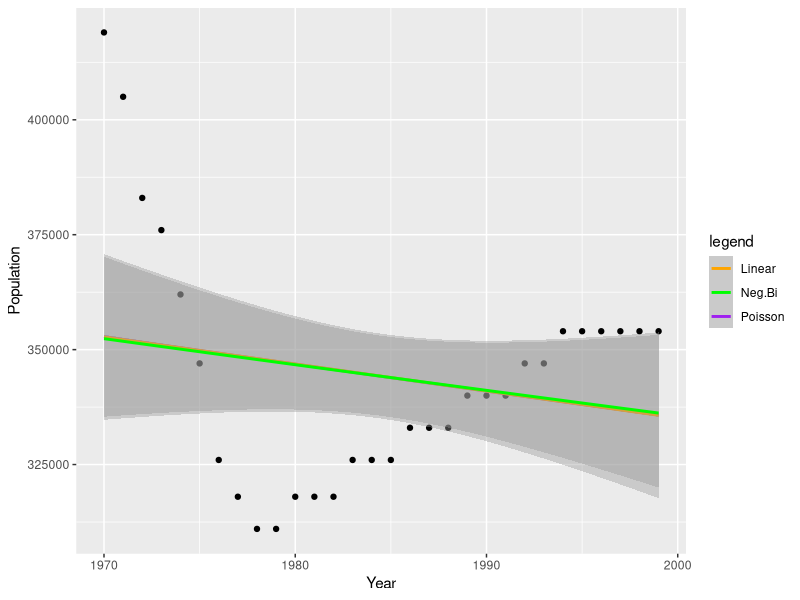
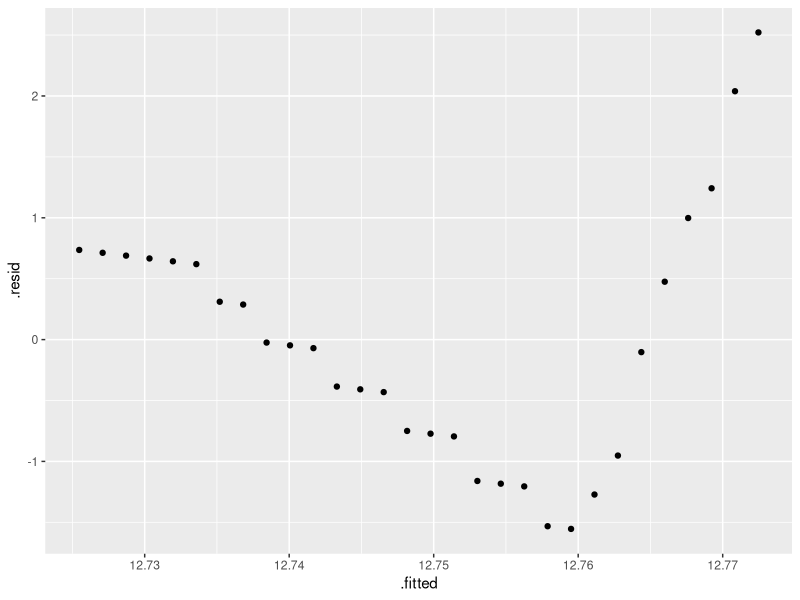
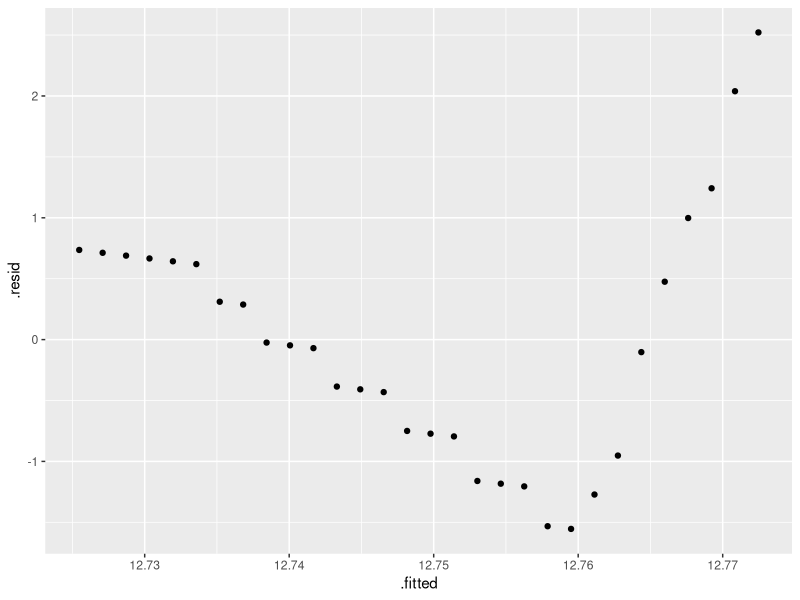
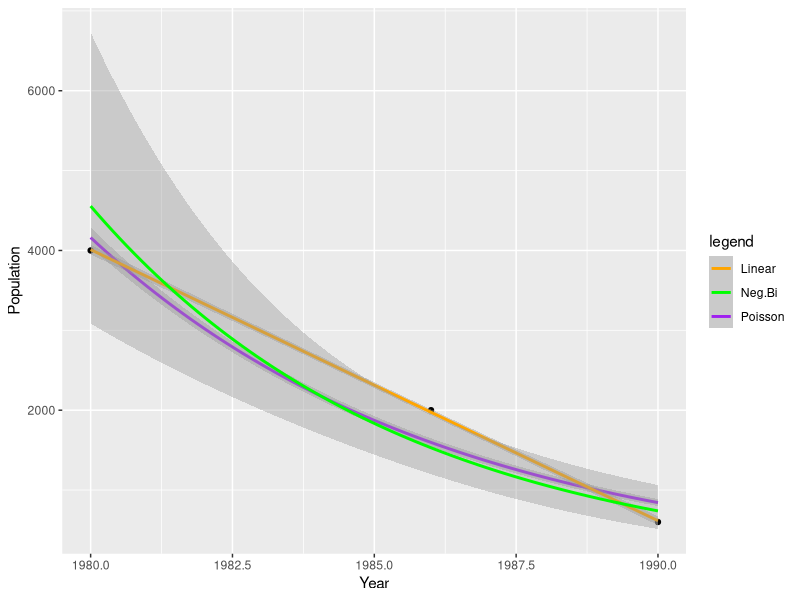
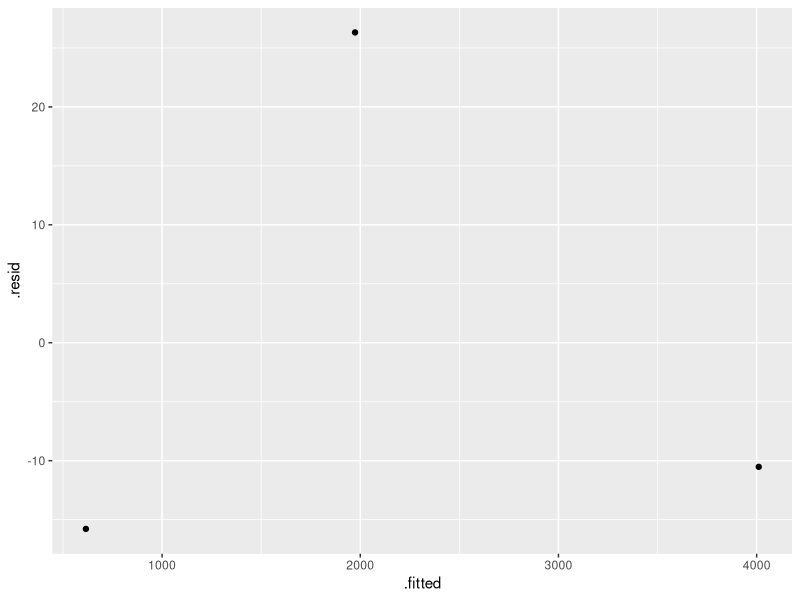
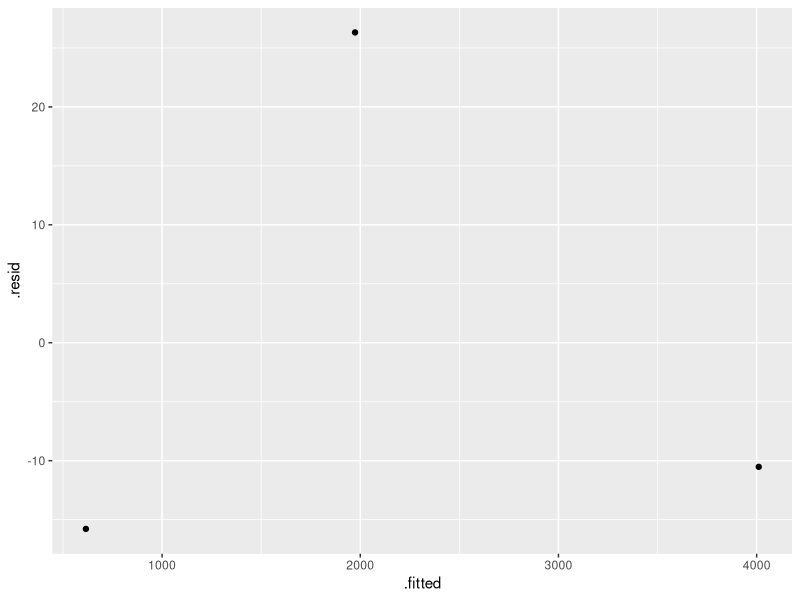

Recreate these plots in R, in order.
## ---- chunk 1
pop.decline <- function(df, ntimes){
  #fit several models
  df <- na.omit(df)
  fit.glm <- glm(df$Population ~ df$Year, data = df)
  fit.poi <- glm(df$Population ~ df$Year, data = df, family = "poisson")
  fit.nb <- glm.nb(df$Population ~ df$Year, data = df)
  fits <- list((fit.glm), (fit.poi), (fit.nb))
  #####
  
  #compare AIC
  mods <- c("Linear Model", "Poisson", "Negative Binomial")
  aics <- c(summary(fit.glm)$aic, summary(fit.poi)$aic, summary(fit.nb)$aic)
  best_model <- fits[[order(aics)[1]]]
  aic_summary <- cat("AIC for Each Model", "\n",
                     mods[1], ": ", aics[1], "\n", 
                     mods[2], ": ", aics[2], "\n",
                     mods[3], ": ", aics[3], "\n")
  #####
  
  # do simulation for lowest aic
  # first, select best model and simulate accordingly
  # then, fit models to each simulation
  # finally, average the models to obtain an approximate 
  # estimate of extinction date
  n <- max(df$Year) - min(df$Year) +1
  y.hat <- best_model$fitted.values
  
  if(order(aics)[1] == 2){
    y.rep <- matrix(ncol = ntimes, data = c(rpois(n*ntimes, y.hat)))
  } else if(order(aics)[1] == 3){
    y.rep <- matrix(ncol = ntimes, data = c(rnegbin(n = n*ntimes, mu = y.hat, 
                                                    theta = summary(fit.nb)$theta)))
  } else {
    new_data <- data.frame("Year" = seq(max(df$Year)+1, max(df$Year) + n*ntimes, 1))
    preds <- predict(fit.glm, newdata = new_data, type = 'response')
    preds <- preds + runif(n = n*ntimes, min = min(fit.glm$residuals), max =  
                             max(fit.glm$residuals))
    y.rep <- matrix(ncol = ntimes, data = preds)
  }
  
  years <- c(min(df$Year):max(df$Year))
  y.rep.sort <- -apply(-y.rep, 2, sort)
  y.coefs <- t(apply(y.rep.sort, 2, function(y.col) lm(y.col~years)$coef))
  end.dates <- -y.coefs[,1] / y.coefs[,2]
  end.date <- cat("Predicted Extinction: ", mean(end.dates))
  #####
  
  #create plot with each model fit
  plot1 <- ggplot(data = df, aes(x = Year, y = Population)) +
    geom_point() +
    geom_smooth(method='glm',formula=y~x, method.args = list(family = "poisson"), 
                aes(color = "Poisson")) +
    geom_smooth(method='glm',formula=y~x, aes(color = "Linear")) + 
    geom_smooth(method='glm.nb',formula=y~x, aes(color = "Neg.Bi")) +
    scale_colour_manual(name="legend", values=c("orange", "green", "purple")) +
    labs(x = "Year", y = "Population")
  #####
  
  #create residual plot for lowest aic model
  aug.best_model <- augment(best_model)
  resid.plot1 <- ggplot(aug.best_model, aes(x = .fitted, y = .resid)) +
    geom_point()
  
  print_plots <- function(x, y){
    par(mfrow = c(2,2))
      print(x)
      print(y)
  }
  #####
  
  #return aics, predicted extinction, plots
  print(list(aic_summary, end.date, print_plots(plot1, resid.plot1)))
}
## ---- chunk 2
library(tidyverse)
library(here)
library(MASS)
library(broom)
library(rsample)
whale <- read_csv(here("data", "sperm_whale_pop.csv"))
addax <- read_csv(here("data", "addax.csv"))
grizzly_ukraine <- read_csv(here("data", "grizzly_ukraine.csv"))
ringed_seal <- read_csv(here("data", "ringed_seal_finland.csv"))
pop.decline(df = whale, ntimes = 100)
## ---- chunk 3
pop.decline(df = addax, ntimes = 100)
